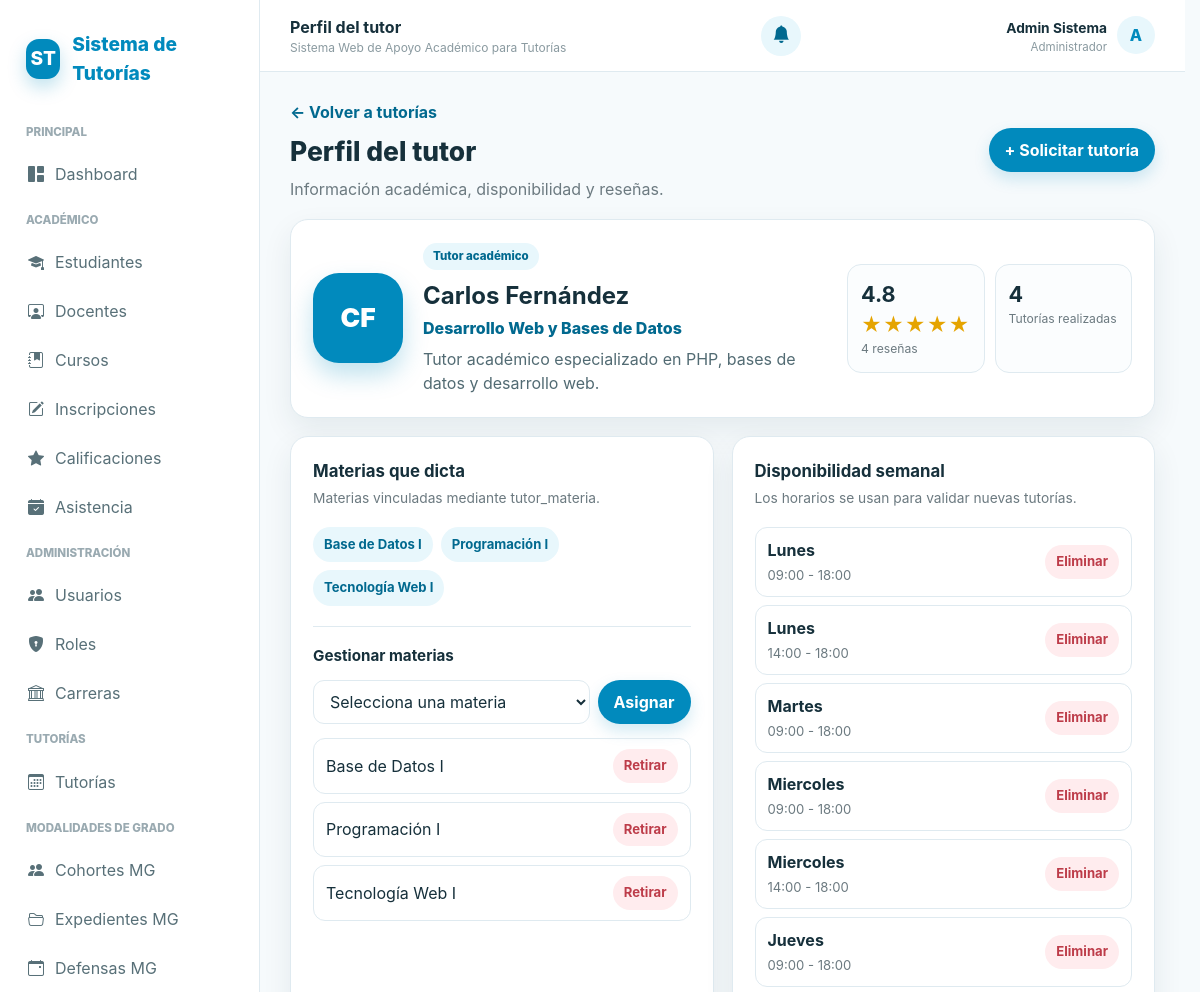
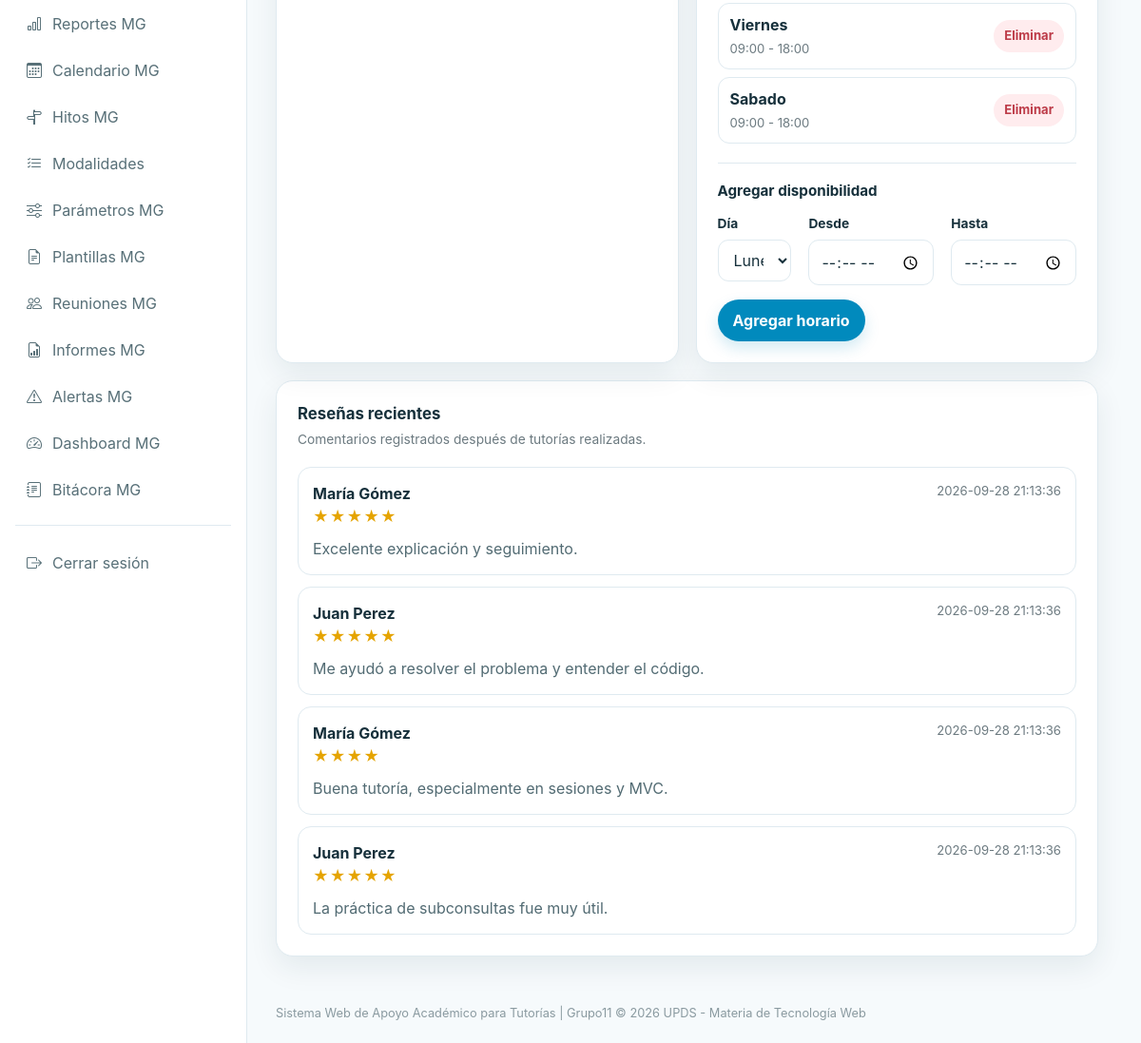
The page /controllers/tutor_perfil.php?id=1 (signed in) on the database its author committed (2 pictures, top to bottom).
### tables this page shows
CREATE TABLE tutores (
    id_tutor INT AUTO_INCREMENT PRIMARY KEY,
    id_profesor INT NOT NULL UNIQUE,
    especialidad VARCHAR(150) NULL,
    biografia TEXT NULL,
    FOREIGN KEY (id_profesor) REFERENCES profesores(id_profesor) ON DELETE CASCADE
);

CREATE TABLE usuarios (
    id_usuario INT AUTO_INCREMENT PRIMARY KEY,
    id_rol INT NOT NULL,
    nombre VARCHAR(100) NOT NULL,
    apellido VARCHAR(100) NOT NULL,
    correo VARCHAR(150) NOT NULL UNIQUE,
    usuario VARCHAR(50) NOT NULL UNIQUE,
    contrasena_hash VARCHAR(255) NOT NULL,
    telefono VARCHAR(8) NULL,
    CHECK (telefono IS NULL OR telefono REGEXP '^[0-9]{8}$'),
    estado ENUM('activo', 'inactivo') NOT NULL DEFAULT 'activo',
    fecha_registro DATETIME DEFAULT CURRENT_TIMESTAMP,
    FOREIGN KEY (id_rol) REFERENCES roles(id_rol) ON UPDATE CASCADE
);

CREATE TABLE materias (
    id_materia INT AUTO_INCREMENT PRIMARY KEY,
    nombre_materia VARCHAR(150) NOT NULL,
    id_carrera INT NULL,
    id_curso INT NULL,
    aula VARCHAR(100) NOT NULL DEFAULT 'Aula 101',
    FOREIGN KEY (id_carrera) REFERENCES carreras(id_carrera) ON DELETE SET NULL,
    FOREIGN KEY (id_curso) REFERENCES cursos(id_curso) ON DELETE SET NULL
);

CREATE TABLE disponibilidad_tutor (
    id_disponibilidad INT AUTO_INCREMENT PRIMARY KEY,
    id_tutor INT NOT NULL,
    dia_semana ENUM(
        'Lunes',
        'Martes',
        'Miercoles',
        'Jueves',
        'Viernes',
        'Sabado'
    ) NOT NULL,
    hora_inicio TIME NOT NULL,
    hora_fin TIME NOT NULL,
    FOREIGN KEY (id_tutor) REFERENCES tutores(id_tutor) ON DELETE CASCADE
);

CREATE TABLE evaluaciones_tutoria (
    id_evaluacion INT AUTO_INCREMENT PRIMARY KEY,
    id_tutoria INT NOT NULL UNIQUE,
    calificacion TINYINT NOT NULL,
    comentario TEXT NULL,
    fecha_evaluacion DATETIME DEFAULT CURRENT_TIMESTAMP,
    FOREIGN KEY (id_tutoria) REFERENCES tutorias(id_tutoria) ON DELETE CASCADE,
    CHECK (calificacion BETWEEN 1 AND 5)
);

### controllers/tutor_perfil.php (called while the page is built, shortened)
<?php
require_once __DIR__ . '/../config/conexion.php';
require_once __DIR__ . '/../includes/seguridad.php';
require_once __DIR__ . '/../models/TutorModel.php';
$tutorModel = new TutorModel($pdo);
$rol = user_role();
$idUsuario = (int) $_SESSION['id_usuario'];
$idTutor = (int) ($_GET['id'] ?? $_POST['id_tutor'] ?? 0);
$perfil = $tutorModel->obtenerPerfil($idTutor);
$puedeGestionar = $rol === 'administrador'
    || ($rol === 'docente' && (int) $perfil['id_usuario'] === $idUsuario);
$materias = $tutorModel->obtenerMaterias($idTutor);
$materiasDisponibles = $tutorModel->obtenerMateriasDisponibles($idTutor);
$disponibilidad = $tutorModel->obtenerDisponibilidad($idTutor);
$resenas = $tutorModel->obtenerResenas($idTutor);
require __DIR__ . '/../views/tutorias/perfil.php';

### models/TutorModel.php (called while the page is built, shortened)
<?php
class TutorModel
{
    private PDO $pdo;
    public function __construct(PDO $pdo)
    {
        $this->pdo = $pdo;
    }
    public function obtenerPerfil(int $idTutor): ?array
    {
        $stmt = $this->pdo->prepare("
            SELECT
                t.id_tutor,
                p.id_profesor,
                p.id_usuario,
                u.nombre,
                u.apellido,
                u.correo,
                t.especialidad,
                t.biografia,
                COUNT(DISTINCT CASE WHEN tu.estado = 'realizada' THEN tu.id_tutoria END) AS tutorias_realizadas,
                COALESCE(AVG(ev.calificacion), 0) AS promedio_estrellas,
                COUNT(DISTINCT ev.id_evaluacion) AS total_resenas
            FROM tutores t
            JOIN profesores p ON p.id_profesor = t.id_profesor
            JOIN usuarios u ON u.id_usuario = p.id_usuario
            LEFT JOIN tutorias tu ON tu.id_tutor = t.id_tutor
            LEFT JOIN evaluaciones_tutoria ev ON ev.id_tutoria = tu.id_tutoria
            WHERE t.id_tutor = ?
            GROUP BY
                t.id_tutor,
                p.id_profesor,
                p.id_usuario,
                u.nombre,
                u.apellido,
                u.correo,
                t.especialidad,
                t.biografia
        ");
        $stmt->execute([$idTutor]);
        $row = $stmt->fetch();
        return $row ?: null;
    }
    public function obtenerMaterias(int $idTutor): array
    {
        $stmt = $this->pdo->prepare("
            SELECT m.id_materia, m.nombre_materia
            FROM tutor_materia tm
            JOIN materias m ON m.id_materia = tm.id_materia
            WHERE tm.id_tutor = ?
            ORDER BY m.nombre_materia
        ");
        $stmt->execute([$idTutor]);
        return $stmt->fetchAll();
    }
    public function obtenerMateriasDisponibles(int $idTutor): array
    {
        $stmt = $this->pdo->prepare("
            SELECT m.id_materia, m.nombre_materia
            FROM materias m
            WHERE NOT EXISTS (
                SELECT 1
                FROM tutor_materia tm
                WHERE tm.id_tutor = ? AND tm.id_materia = m.id_materia
            )
            ORDER BY m.nombre_materia
        ");
        $stmt->execute([$idTutor]);
        return $stmt->fetchAll();
    }
    public function obtenerDisponibilidad(int $idTutor): array
    {
        $stmt = $this->pdo->prepare("
            SELECT *
            FROM disponibilidad_tutor
            WHERE id_tutor = ?
            ORDER BY FIELD(
                dia_semana,
                'Lunes',
                'Martes',
                'Miercoles',
                'Jueves',
                'Viernes',
                'Sabado'
            ), hora_inicio
        ");
        $stmt->execute([$idTutor]);
        return $stmt->fetchAll();
    }
    public function obtenerResenas(int $idTutor, int $limite = 6): array
    {
        $limite = max(1, min(20, $limite));
        $stmt = $this->pdo->prepare("
            SELECT
                ev.id_evaluacion,
                ev.id_tutoria,
                ev.calificacion,
                ev.comentario,
                ev.fecha_evaluacion,
                CONCAT(u.nombre, ' ', u.apellido) AS estudiante
            FROM evaluaciones_tutoria ev
            JOIN tutorias t ON t.id_tutoria = ev.id_tutoria
            JOIN estudiantes e ON e.id_estudiante = t.id_estudiante
            JOIN usuarios u ON u.id_usuario = e.id_usuario
            WHERE t.id_tutor = ?
            ORDER BY ev.fecha_evaluacion DESC
            LIMIT {$limite}
        ");
        $stmt->execute([$idTutor]);
        return $stmt->fetchAll();
    }
}

### includes/seguridad.php (called while the page is built, shortened)
<?php
function e($v): string { return htmlspecialchars((string) $v, ENT_QUOTES, 'UTF-8'); }
function user_role(): string { return $_SESSION['rol'] ?? ''; }

### views/tutorias/perfil.php (the view, shortened to what this page needs)
<?php
include __DIR__ . '/../layouts/header.php';
$iniciales = strtoupper(
    substr($perfil['nombre'], 0, 1) . substr($perfil['apellido'], 0, 1)
);
$promedio = (float) $perfil['promedio_estrellas'];
?>
<div class="toolbar">
    <div>
        <a class="back-link" href="/controllers/tutorias.php">← Volver a tutorías</a>
        <h1 class="page-title">Perfil del tutor</h1>
        <p class="subtitle">Información académica, disponibilidad y reseñas.</p>
    </div>
    <a
        class="btn btn-primary"
        href="/controllers/tutorias.php?accion=crear&id_tutor=<?= (int) $perfil['id_tutor'] ?>"
    >
        + Solicitar tutoría
    </a>
</div>
<div class="profile-hero card">
    <div class="card-body">
        <div class="profile-avatar"><?= e($iniciales) ?></div>
        <div class="profile-main">
            <span class="badge badge-primary">Tutor académico</span>
            <h2><?= e($perfil['nombre'] . ' ' . $perfil['apellido']) ?></h2>
            <p class="profile-specialty"><?= e($perfil['especialidad'] ?: 'Especialidad no registrada') ?></p>
            <p class="profile-bio">
                <?= nl2br(e($perfil['biografia'] ?: 'Este tutor todavía no tiene una biografía registrada.')) ?>
            </p>
        </div>
        <div class="profile-stats">
            <div>
                <strong><?= number_format($promedio, 1) ?></strong>
                <span class="stars-readonly large"><?= e(str_repeat('★', (int) round($promedio)) . str_repeat('☆', 5 - (int) round($promedio))) ?></span>
                <small><?= (int) $perfil['total_resenas'] ?> reseña<?= (int) $perfil['total_resenas'] === 1 ? '' : 's' ?></small>
            </div>
            <div>
                <strong><?= (int) $perfil['tutorias_realizadas'] ?></strong>
                <small>Tutorías realizadas</small>
            </div>
        </div>
    </div>
</div>
<div class="profile-grid">
    <div class="card">
        <div class="card-body">
            <div class="section-heading">
                <div>
                    <h2>Materias que dicta</h2>
                    <p>Materias vinculadas mediante tutor_materia.</p>
                </div>
            </div>
            <?php if (!$materias): ?>
                <div class="empty compact">Todavía no tiene materias asignadas.</div>
            <?php else: ?>
                <div class="tag-list">
                    <?php foreach ($materias as $materia): ?>
                        <span class="tag"><?= e($materia['nombre_materia']) ?></span>
                    <?php endforeach; ?>
                </div>
            <?php endif; ?>
            <?php if ($puedeGestionar): ?>
                <div class="management-block">
                    <h3>Gestionar materias</h3>
                    <?php if ($materiasDisponibles): ?>
                        <form method="post" class="inline-form">
                            <select required name="id_materia" aria-label="Materia para asignar">
                                <option value="">Selecciona una materia</option>
                            </select>
                            <button class="btn btn-primary" type="submit">Asignar</button>
                        </form>
                    <?php else: ?>
                        <p class="muted-text">Todas las materias disponibles ya están asignadas.</p>
                    <?php endif; ?>
                    <?php if ($materias): ?>
                        <div class="management-list">
                            <?php foreach ($materias as $materia): ?>
                                <div class="management-row">
                                    <span><?= e($materia['nombre_materia']) ?></span>
                                    <form method="post">
                                        <button
                                            class="btn btn-danger btn-sm"
                                            type="submit"
                                            data-confirm="¿Retirar esta materia del tutor?"
                                        >
                                            Retirar
                                        </button>
                                    </form>
                                </div>
                            <?php endforeach; ?>
                        </div>
                    <?php endif; ?>
                </div>
            <?php endif; ?>
        </div>
    </div>
    <div class="card">
        <div class="card-body">
            <div class="section-heading">
                <div>
                    <h2>Disponibilidad semanal</h2>
                    <p>Los horarios se usan para validar nuevas tutorías.</p>
                </div>
            </div>
            <?php if (!$disponibilidad): ?>
                <div class="empty compact">No hay horarios de disponibilidad registrados.</div>
            <?php else: ?>
                <div class="availability-list">
                    <?php foreach ($disponibilidad as $horario): ?>
                        <div class="availability-row">
                            <div>
                                <strong><?= e($horario['dia_semana']) ?></strong>
                                <span>
                                    <?= e(substr($horario['hora_inicio'], 0, 5)) ?>
                                    -
                                    <?= e(substr($horario['hora_fin'], 0, 5)) ?>
                                </span>
                            </div>
                            <?php if ($puedeGestionar): ?>
                                <form method="post">
                                    <button
                                        class="btn btn-danger btn-sm"
                                        type="submit"
                                        data-confirm="¿Eliminar este horario de disponibilidad?"
                                    >
                                        Eliminar
                                    </button>
                                </form>
                            <?php endif; ?>
                        </div>
                    <?php endforeach; ?>
                </div>
            <?php endif; ?>
            <?php if ($puedeGestionar): ?>
                <div class="management-block">
                    <h3>Agregar disponibilidad</h3>
                    <form method="post">
                        <div class="grid grid-3">
                            <div class="form-group">
                                <label class="form-label" for="dia_semana">Día</label>
                                <select required id="dia_semana" name="dia_semana">
                                    <?php foreach (['Lunes', 'Martes', 'Miercoles', 'Jueves', 'Viernes', 'Sabado'] as $dia): ?>
                                        <option value="<?= e($dia) ?>"><?= e($dia) ?></option>
                                    <?php endforeach; ?>
                                </select>
                            </div>
                            <div class="form-group">
                                <label class="form-label" for="hora_inicio">Desde</label>
                                <input required id="hora_inicio" type="time" name="hora_inicio">
                            </div>
                            <div class="form-group">
                                <label class="form-label" for="hora_fin">Hasta</label>
                                <input required id="hora_fin" type="time" name="hora_fin">
                            </div>
                        </div>
                        <button class="btn btn-primary" type="submit">Agregar horario</button>
                    </form>
                </div>
            <?php endif; ?>
        </div>
    </div>
</div>
<div class="card">
    <div class="card-body">
        <div class="section-heading">
            <div>
                <h2>Reseñas recientes</h2>
                <p>Comentarios registrados después de tutorías realizadas.</p>
            </div>
        </div>
        <?php if (!$resenas): ?>
            <div class="empty compact">Todavía no hay reseñas para este tutor.</div>
        <?php else: ?>
            <div class="reviews-list">
                <?php foreach ($resenas as $resena): ?>
                    <article class="review-item">
                        <div class="review-head">
                            <div>
                                <strong><?= e($resena['estudiante']) ?></strong>
                                <div class="stars-readonly" aria-label="Calificación <?= (int) $resena['calificacion'] ?> de 5">
                                    <?= str_repeat('★', (int) $resena['calificacion']) ?>
                                </div>
                            </div>
                            <small class="muted-text"><?= e($resena['fecha_evaluacion']) ?></small>
                        </div>
                        <p><?= nl2br(e($resena['comentario'] ?: 'Sin comentario.')) ?></p>
                    </article>
                <?php endforeach; ?>
            </div>
        <?php endif; ?>
    </div>
</div>
<?php include __DIR__ . '/../layouts/footer.php'; ?>

### rows shown on the page
tutores: usuarios.nombre+apellido "CF", usuarios.nombre+apellido "Carlos Fernández", especialidad "Desarrollo Web y Bases de Datos", biografia "Tutor académico especializado en PHP, bases de datos y desarrollo web."
materias: nombre_materia "Base de Datos I"
materias: nombre_materia "Programación I"
materias: nombre_materia "Tecnología Web I"
disponibilidad_tutor: dia_semana "Lunes", hora_inicio "09:00", hora_fin "18:00"
disponibilidad_tutor: dia_semana "Lunes", hora_inicio "14:00", hora_fin "18:00"
disponibilidad_tutor: dia_semana "Martes", hora_inicio "09:00", hora_fin "18:00"
disponibilidad_tutor: dia_semana "Miercoles", hora_inicio "09:00", hora_fin "18:00"
disponibilidad_tutor: dia_semana "Miercoles", hora_inicio "14:00", hora_fin "18:00"
disponibilidad_tutor: dia_semana "Jueves", hora_inicio "09:00", hora_fin "18:00"
disponibilidad_tutor: dia_semana "Viernes", hora_inicio "09:00", hora_fin "18:00"
disponibilidad_tutor: dia_semana "Sabado", hora_inicio "09:00", hora_fin "18:00"
evaluaciones_tutoria: estudiante "María Gómez", calificacion "★★★★★", fecha_evaluacion "2026-09-28 21:13:36", comentario "Excelente explicación y seguimiento."
evaluaciones_tutoria: estudiante "Juan Perez", calificacion "★★★★★", fecha_evaluacion "2026-09-28 21:13:36", comentario "Me ayudó a resolver el problema y entender el código."
evaluaciones_tutoria: estudiante "María Gómez", calificacion "★★★★", fecha_evaluacion "2026-09-28 21:13:36", comentario "Buena tutoría, especialmente en sesiones y MVC."
evaluaciones_tutoria: estudiante "Juan Perez", calificacion "★★★★★", fecha_evaluacion "2026-09-28 21:13:36", comentario "La práctica de subconsultas fue muy útil."

### other values the page prints
$tituloPagina "Perfil del tutor"
$nombreUsuario "Admin Sistema"
$rolVisible "Administrador"
$inicialUsuario "A"
$promedio "4.8"
$perfil['total_resenas'] "4"
$perfil['tutorias_realizadas'] "4"
form field dia_semana "Lunes"
